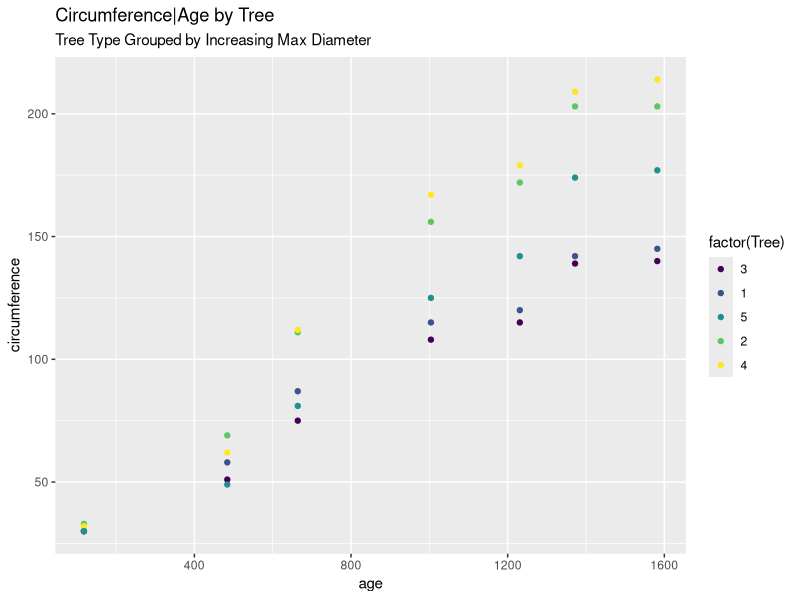
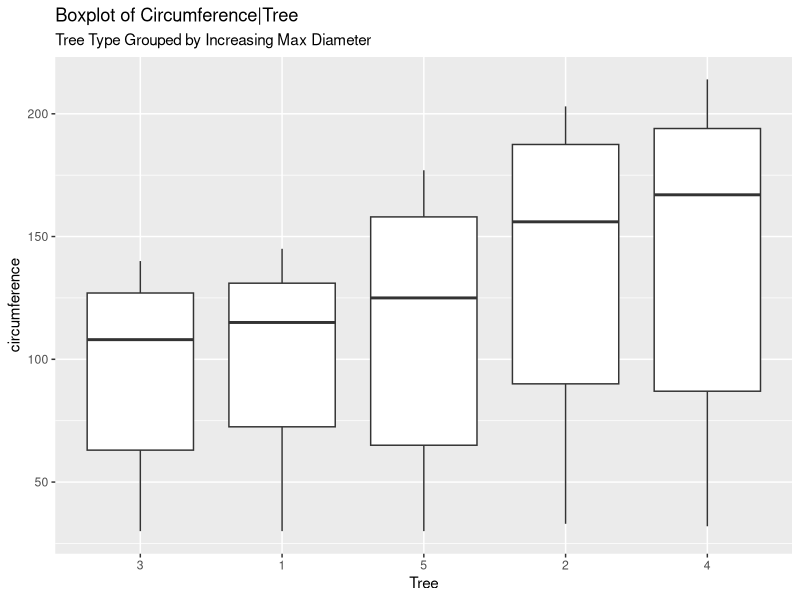

Recreate these plots in R, in order.
attach(Orange)

Mean_Circ_by_Tree <- aggregate(circumference ~ Tree, data = Orange, FUN = mean)
Mean_Circ_by_Tree

Median_Circ_by_Tree <- aggregate(circumference ~ Tree, data = Orange, FUN = median)
Median_Circ_by_Tree

library(ggplot2)

Circ_v_Age_by_Tree <- ggplot(Orange, aes(age, circumference)) + geom_point(aes(color = factor(Tree))) + labs(title = "Circumference|Age by Tree", subtitle = "Tree Type Grouped by Increasing Max Diameter")

Circ_v_Tree_boxplot <- ggplot(Orange, aes(Tree, circumference)) + geom_boxplot() + labs(title = "Boxplot of Circumference|Tree", subtitle = "Tree Type Grouped by Increasing Max Diameter")
